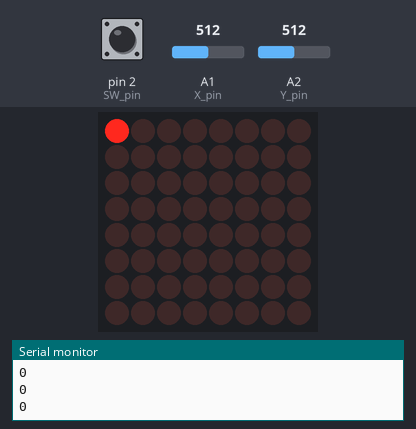
Bench run of a sketch on a simulated Arduino Uno, built with avr-gcc and run on an emulated ATmega328P. On the bench: 8×8 LED matrix, the last lines printed to the serial monitor. The inputs (shaded band) are chosen by the test bench; at power-on: A1 (X_pin) = 512, pin 2 (SW_pin) HIGH, A2 (Y_pin) = 512.

Above: at 4.6 s.
4.7 s: A1 (X_pin) set to 742
6.2 s: A1 (X_pin) set to 767
At 6.66 s:
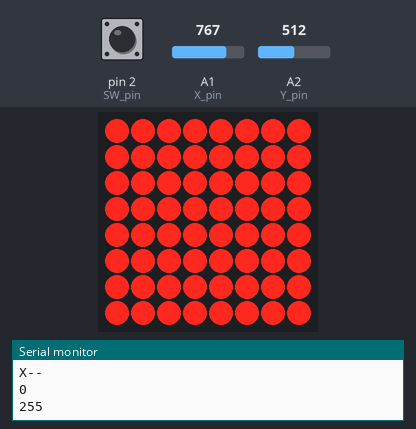
At 7.46 s:
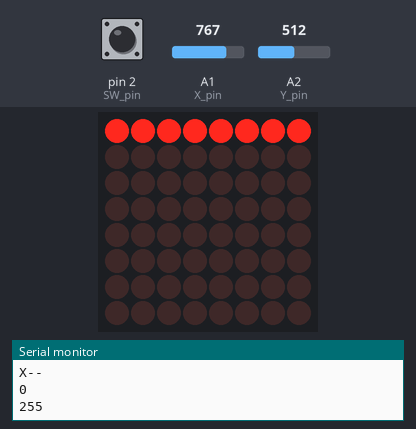
8.4 s: A1 (X_pin) set to 240
At 9.63 s:
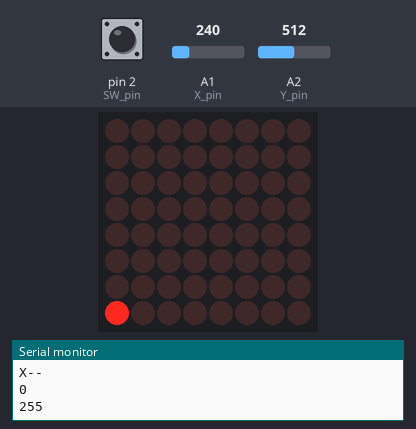
10.2 s: pin 2 (SW_pin) pulled LOW for 3.2 s
15.7 s: A1 (X_pin) set to 260
17.2 s: A2 (Y_pin) set to 264
20.2 s: A2 (Y_pin) set to 234
At 20.7 s:
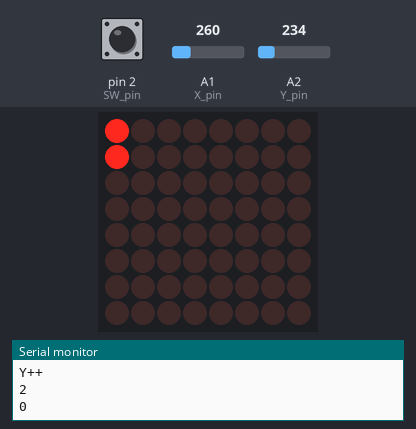

Measured:
- the behaviour switches between 750 and 751 on A1 (X_pin) (found by bisection; images 0 and 1)
- the behaviour switches between 250 and 249 on A2 (Y_pin) (found by bisection; images 3 and 4)
- after the input at 6.2 s, the display: changes after 0.41 s (image 1)
- after the input at 20.2 s, the display: changes after 0.38 s (image 4)

The sketch:

snjek_4.ino
```cpp
// More info about the library: http://wayoda.github.io/LedControl/
#include "LedControl.h"
/*
 Now we need a LedControl to work with.
 ***** These pin numbers will probably not work with your hardware *****
 pin 12 is connected to the DataIn
 pin 11 is connected to LOAD(CS)
 pin 10 is connected to the CLK
 We have only a single MAX72XX.
 */
LedControl lc=LedControl(12,10,11,1); // we create an instance of type LedControl

/* we always wait a bit between updates of the display */
const int SW_pin = 2; // digital pin connected to switch output
const int X_pin = 1; // analog pin connected to X output
const int Y_pin = 2; // analog pin connected to Y output
unsigned long delaytime1=500;
unsigned long delaytime2=50;
byte snake_vector[64][2];
byte matrixSize=64;
byte joystickReturn;
byte manzana[2];
int longitud = 10;
byte capturaJoystick();
byte printSnake(byte vector[64][2]);
byte prevJoystickValue;
long animacion();


void setup() {
  pinMode(SW_pin, INPUT);
  digitalWrite(SW_pin, HIGH);
  Serial.begin(9600);
  /*genera la semilla para las coordenadas de la manzana*/
  randomSeed(analogRead(0));
  /*
   The MAX72XX is in power-saving mode on startup,
   we have to do a wakeup call
   */
  lc.shutdown(0,false);
  /* Set the brightness to a medium values */
  lc.setIntensity(0,4);
  /* and clear the display */
  lc.clearDisplay(0);


  /*inicializamos la manzana*/

  /*Inicializamos la serpiente */
  for(int i=1; i<matrixSize; i++)
    {
      snake_vector[i][0] = 255;
      snake_vector[i][1] = 255;
    }
}


void loop()
{
   lc.clearDisplay(0);
  /*reinicializamos las variables*/
  for(int i=1; i<matrixSize; i++)
    {
      snake_vector[i][0] = 255;
      snake_vector[i][1] = 255;
    }

    snake_vector[0][0] = 0;
    snake_vector[0][1] = 0;


  prevJoystickValue = 0;

/*animacion de inicio to wapa*/
  animacion();


  while(1){


  /*invocamos a capturaJoystick*/
   joystickReturn = capturaJoystick();

   /* movemos serpiente */
    /*la serpiente se sigue moviendo hacia su ultima direccion*/
      if(joystickReturn != 5)
      {
          prevJoystickValue = joystickReturn;
      }
      else
      {
          joystickReturn = prevJoystickValue;
      }


      /*la cola*/
      for(int i=62; i>=0; i--)
      {
        snake_vector[i+1][0] = snake_vector[i][0];
        snake_vector[i+1][1] = snake_vector[i][1];
      }
      snake_vector[longitud][0] = 255;
      snake_vector[longitud][1] = 255;

     /**/
      if(joystickReturn == 0)
      {}
      else if(joystickReturn == 1)
      {
        snake_vector[0][1]++;
      }
      else if(joystickReturn == 2)
      {
        snake_vector[0][0]--;
      }
      else if(joystickReturn == 3)
      {
        snake_vector[0][1]--;
      }
      else if(joystickReturn == 4)
      {
        snake_vector[0][0]++;
      }


      Serial.println(snake_vector[0][0]);
      Serial.println(snake_vector[0][1]);

      delay(250);
      /*si llega a un borde vuelve a empezar la partida*/
      if(snake_vector[0][0]>7 || snake_vector[0][1]>7) break;

      printSnake(snake_vector);

  }
}
```

snjek_Aux.ino
```cpp
byte capturaJoystick()
{
  if(digitalRead(SW_pin)==0)
      {
        return 0;
      }
    else if(analogRead(X_pin)>750)
      {
        Serial.println("X--");
        return 3;
      }
    else if(analogRead(X_pin)<250)
      {
        Serial.println("X++");
        return 1;
      }
    else if(analogRead(Y_pin)>750)
      {
        Serial.println("Y--");
        return 2;
      }
    else if(analogRead(Y_pin)<250)
      {
        Serial.println("Y++");
        return 4;
      }
    else return 5;
}

byte printSnake(byte vector[64][2])
{
   lc.clearDisplay(0);
  for(int i=0;i<64;i++)
  {
    if(vector[i][0]==255 || vector[i][1]==255)
      {
        break;
      }
    lc.setLed(0,vector[i][0], vector[i][1],1);
  }
}

long animacion()
{
  /*animacion de inicio to wapa*/
/*parpadeo*/
lc.setRow(0,0,B11111111);
lc.setRow(0,1,B11111111);
lc.setRow(0,2,B11111111);
lc.setRow(0,3,B11111111);
lc.setRow(0,4,B11111111);
lc.setRow(0,5,B11111111);
lc.setRow(0,6,B11111111);
lc.setRow(0,7,B11111111);
delay(100);
lc.setRow(0,0,B00000000);
lc.setRow(0,1,B00000000);
lc.setRow(0,2,B00000000);
lc.setRow(0,3,B00000000);
lc.setRow(0,4,B00000000);
lc.setRow(0,5,B00000000);
lc.setRow(0,6,B00000000);
lc.setRow(0,7,B00000000);
delay(100);
lc.setRow(0,0,B11111111);
lc.setRow(0,1,B11111111);
lc.setRow(0,2,B11111111);
lc.setRow(0,3,B11111111);
lc.setRow(0,4,B11111111);
lc.setRow(0,5,B11111111);
lc.setRow(0,6,B11111111);
lc.setRow(0,7,B11111111);
delay(100);
lc.setRow(0,0,B00000000);
lc.setRow(0,1,B00000000);
lc.setRow(0,2,B00000000);
lc.setRow(0,3,B00000000);
lc.setRow(0,4,B00000000);
lc.setRow(0,5,B00000000);
lc.setRow(0,6,B00000000);
lc.setRow(0,7,B00000000);
delay(100);
lc.setRow(0,0,B11111111);
lc.setRow(0,1,B11111111);
lc.setRow(0,2,B11111111);
lc.setRow(0,3,B11111111);
lc.setRow(0,4,B11111111);
lc.setRow(0,5,B11111111);
lc.setRow(0,6,B11111111);
lc.setRow(0,7,B11111111);
delay(100);
lc.setRow(0,0,B00000000);
lc.setRow(0,1,B00000000);
lc.setRow(0,2,B00000000);
lc.setRow(0,3,B00000000);
lc.setRow(0,4,B00000000);
lc.setRow(0,5,B00000000);
lc.setRow(0,6,B00000000);
lc.setRow(0,7,B00000000);
delay(100);
lc.setRow(0,0,B11111111);
lc.setRow(0,1,B11111111);
lc.setRow(0,2,B11111111);
lc.setRow(0,3,B11111111);
lc.setRow(0,4,B11111111);
lc.setRow(0,5,B11111111);
lc.setRow(0,6,B11111111);
lc.setRow(0,7,B11111111);
delay(100);
lc.setRow(0,0,B00000000);
lc.setRow(0,1,B00000000);
lc.setRow(0,2,B00000000);
lc.setRow(0,3,B00000000);
lc.setRow(0,4,B00000000);
lc.setRow(0,5,B00000000);
lc.setRow(0,6,B00000000);
lc.setRow(0,7,B00000000);
delay(100);
/*rellenar hacia derecha*/
lc.setRow(0,0,B11111111);
delay(100);
lc.setRow(0,1,B11111111);
delay(100);
lc.setRow(0,2,B11111111);
delay(100);
lc.setRow(0,3,B11111111);
delay(100);
lc.setRow(0,4,B11111111);
delay(100);
lc.setRow(0,5,B11111111);
delay(100);
lc.setRow(0,6,B11111111);
delay(100);
lc.setRow(0,7,B11111111);
delay(100);
/*vaciar hacia la derecha*/
lc.setRow(0,0,B00000000);
delay(100);
lc.setRow(0,1,B00000000);
delay(100);
lc.setRow(0,2,B00000000);
delay(100);
lc.setRow(0,3,B00000000);
delay(100);
lc.setRow(0,4,B00000000);
delay(100);
lc.setRow(0,5,B00000000);
delay(100);
lc.setRow(0,6,B00000000);
delay(100);
/*vaciar linea*/
lc.setColumn(0,7,B00000000);
delay(100);
lc.setColumn(0,6,B00000000);
delay(100);
lc.setColumn(0,5,B00000000);
delay(100);
lc.setColumn(0,4,B00000000);
delay(100);
lc.setColumn(0,3,B00000000);
delay(100);
lc.setColumn(0,2,B00000000);
delay(100);
lc.setColumn(0,1,B00000000);
delay(100);
/*el punto se mueve*/
lc.setColumn(0,0,B00000001);
delay(100);
lc.setColumn(0,0,B00000010);
delay(100);
lc.setColumn(0,0,B00000100);
delay(100);
lc.setColumn(0,0,B00001000);
delay(100);
lc.setColumn(0,0,B00010000);
delay(100);
lc.setColumn(0,0,B00100000);
delay(100);
lc.setColumn(0,0,B01000000);
delay(100);
lc.setColumn(0,0,B10000000);
delay(100);
}
```
